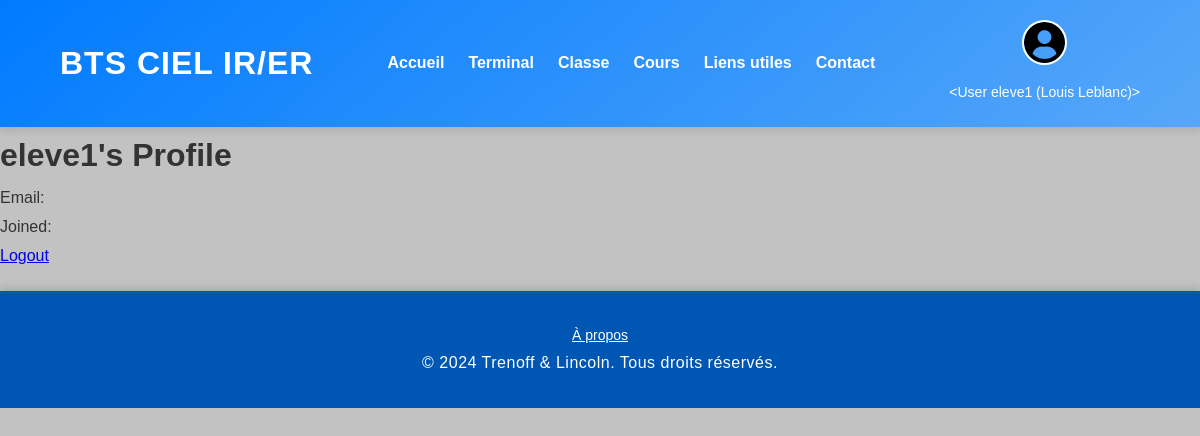
The page /user/eleve1 (signed in) on the database its author committed.
### pyfile/config/model.py (models this page shows)
class User(db.Model):
    __bind_key__ = 'bts'
    id = db.Column(db.Integer, primary_key=True, nullable=False)
    date = db.Column(db.Date, nullable=False)
    id_classe = db.Column(db.Integer, db.ForeignKey('classe.id'), nullable=False)  # Foreign key to the Classe table
    username = db.Column(db.String(255), nullable=False)
    firstname = db.Column(db.String(300), nullable=False)
    lastname = db.Column(db.String(300), nullable=False)
    mail = db.Column(db.String(50), nullable=False)
    password = db.Column(db.String(400), nullable=False)
    phoneNumber = db.Column(db.String(100), nullable=False)
    right = db.Column(db.String(100), nullable=False)
    def __repr__(self):
        return f'<User {self.username} ({self.firstname} {self.lastname})>'

### user.py (the view)
@users.route('/user/<username>')
def user(username):
    if 'username' not in session:
        return redirect(url_for('users.login'))
    user = User.query.filter(User.username == username).first()
    if user is None:
        return "User not found", 404  # Gérer le cas où l'utilisateur n'existe pas
    current_user = User.query.filter(User.username == session["username"]).first()
    if current_user:
        print("Current User: ", current_user)
    return render_template('/users/profile.html', user=user, current_user=current_user)

### app.py (called while the page is built)
@app.context_processor
def inject_user():
    user = session.get('username')  # Récupère l'utilisateur depuis la session
    return dict(user=user)

@app.context_processor
def inject_functions():
    return dict(what_day_month=what_day_month)

### templates/users/profile.html (shortened to what this page needs)
{% extends "base.html" %}
{% block content %}
    <h1>{{ user.username }}'s Profile</h1>
    <p>Email: {{ user.email }}</p>
    <p>Joined: {{ user.date_joined }}</p>
    <a href="{{ url_for('users.logout') }}">Logout</a>
  {% endblock %}

### templates/base.html (shortened to what this page needs)
<!DOCTYPE html>
<html lang="fr">
<head>
    <link rel="stylesheet" href="{{ url_for('static', filename='css/base_style.css') }}">
</head>
<body>
    <header>
        <h1>BTS CIEL IR/ER</h1>
        <nav>
            <ul>
                <li><a href="{{ url_for('index') }}">Accueil</a></li>
                <li><a href="{{ url_for('terminal') }}">Terminal</a></li>
                <li><a href="{{ url_for('chat.chat_room') }}">Classe</a></li>
                <li><a href="{{ url_for('learning.learning_redirect') }}">Cours</a></li>
                <li><a href="{{ url_for('utils_link') }}">Liens utiles</a></li>
                <li><a href="{{ url_for('about') }}">Contact</a></li>
            </ul>
        </nav>
        <div id="user">
            {% if user %}
            <div id="user-button">
                <img src="{{ url_for('static', filename='/lib/img/people.jpg') }}" alt="Image de profil">
                <label>{{ user }}</label>
            </div>
            {% else %}
            <button id="register-button">S'inscrire</button>
            <button id="login-button">Se connecter</button>
            {% endif %}
        </div>
    </header>
    <main>
        {% block content %}
        {% endblock %}
    </main>
    <footer>
        <a href="{{ url_for('about') }}">À propos</a>
        <p>&copy; 2024 Trenoff & Lincoln. Tous droits réservés.</p>
    </footer>
</body>
</html>

### static/css/base_style.css (style rules this page uses)
* { margin: 0; padding: 0; box-sizing: border-box; font-family: 'Poppins', sans-serif; }
body { line-height: 1.8; background: #8080807a; color: #333; }
a, button { transition: background-color 0.3s ease, color 0.3s ease; }
header { background: linear-gradient(140deg, #007bff, #57a7f8); color: white; display: flex; justify-content: space-between; align-items: center; padding: 20px 5%; text-align: center; box-shadow: 0 4px 8px rgba(0, 0, 0, 0.1); position: sticky; top: 0; z-index: 1000; }
header h1 { font-family: 'Montserrat', sans-serif; font-size: 2rem; letter-spacing: 1px; font-weight: bold; }
header nav { flex: 1; text-align: center; }
header nav ul { list-style-type: none; display: flex; justify-content: center; gap: 2vw; }
header nav ul li a { color: white; text-decoration: none; font-weight: 600; font-size: 1rem; position: relative; }
header nav ul li a::after { content: ""; position: absolute; width: 0; height: 2px; bottom: -5px; left: 50%; background-color: white; transition: all 0.3s ease; transform: translateX(-50%); }
#user-button { position: relative; display: inline-block; cursor: pointer; text-align: center; }
#user-button img { width: 45px; height: 45px; border-radius: 50%; border: 2px solid white; transition: transform 0.3s ease; }
#user-button label { display: block; margin-top: 5px; font-size: 0.875rem; color: white; font-weight: 500; }
footer { min-height: 100px; text-align: center; padding: 30px 0; background-color: #0056b3; color: white; margin-top: 20px; box-shadow: 0 -4px 6px rgba(0, 0, 0, 0.1); }
footer a { color: white; text-decoration: underline; font-size: 0.875rem; }
footer p { margin: 0; font-size: 1rem; letter-spacing: 0.5px; }
header h1, header nav ul li, #user-button img, footer { animation: fadeIn 0.6s ease; }

### rows shown on the page
User: username+firstname+lastname "<User eleve1 (Louis Leblanc)>", username "eleve1"
